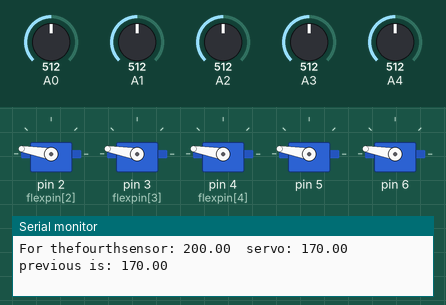
Recording of a sketch running on a simulated Arduino Uno, built with avr-gcc and run on an emulated ATmega328P. Parts: 5 × servo, the last lines printed to the serial monitor. The test bench sets the inputs (shaded band); at power-on: A0 = 512, A1 = 512, A2 = 512, A3 = 512, A4 = 512.

Above: at 1.2 s.
1.3 s: A0 set to 30
At 2.8 s:
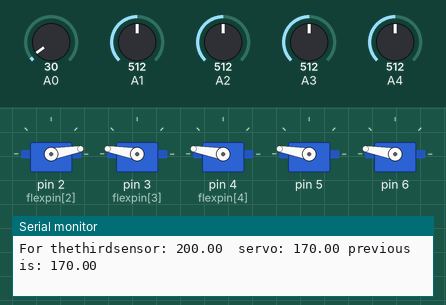
3.1 s: A1 set to 30
At 4.4 s:
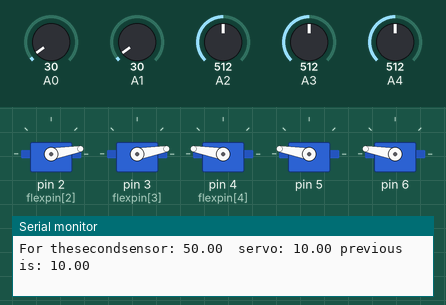
4.7 s: A2 set to 30
At 5.7 s:
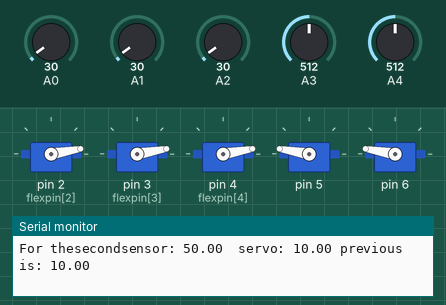
6.3 s: A3 set to 30
At 7.3 s:
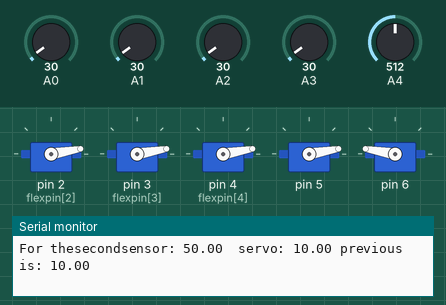
7.9 s: A4 set to 30
At 8.4 s:
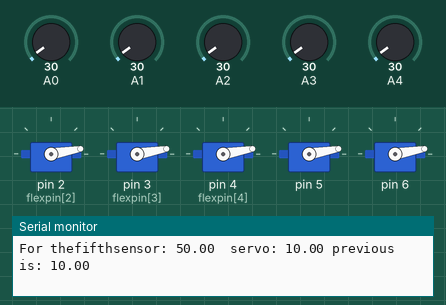
9.5 s: A0 set to 306
At 10.1 s:
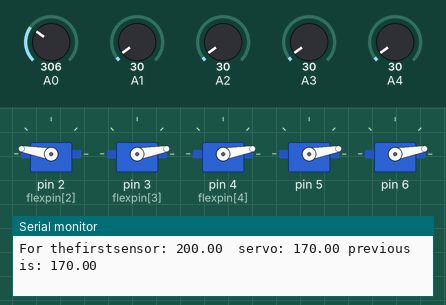
Timing chart, 0 to 12.1 s (numbered marks = the images above; inputs shaded):
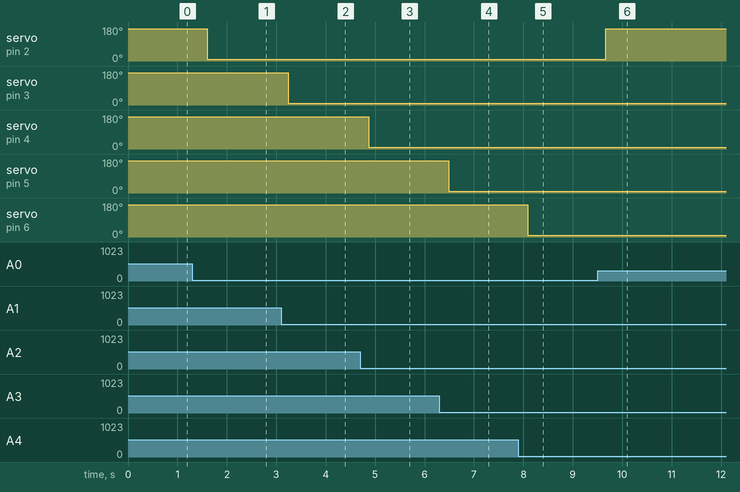

Measured:
- after the input at 1.3 s, servo on pin 2 (flexpin[2]): 170° → 10° after 0.30 s
- after the input at 3.1 s, servo on pin 3 (flexpin[3]): 170° → 10° after 0.15 s
- after the input at 4.7 s, servo on pin 4 (flexpin[4]): 170° → 10° after 0.18 s
- after the input at 6.3 s, servo on pin 5: 170° → 10° after 0.19 s
- after the input at 7.9 s, servo on pin 6: 170° → 10° after 0.18 s
- after the input at 9.5 s, servo on pin 2 (flexpin[2]): 10° → 170° after 0.16 s

The sketch:

FLEX.ino
```cpp
#include <Servo.h>

Servo servo[5];


const int flexpin[] = {0,1,2,3,4};

float previous[]= {0,0,0,0,0};
float servoposition[] = {90,90,90,90,90};
float flexposition[] = {0,0,0,0,0};
String ordinals[] = {"first","second","third","fourth","fifth"};
void setup()
{

  Serial.begin(9600);


  servo[0].attach(2);
  servo[1].attach(3);
  servo[2].attach(4);
  servo[3].attach(5);
  servo[4].attach(6);

}


void loop()
{

  //accepts analog input from the flex sensors
  for (int j = 0; j<5; j++){
    flexposition[j] = analogRead(flexpin[j]);
    flexposition[j] = constrain(flexposition[j],50, 200);


  }

  //maps flex sensor position to the the range of servo positions (doesn't actually write anything)
  for (int k = 0; k<5; k++){
    servoposition[k] = map(flexposition[k], 50, 200, 10, 170);
    servoposition[k]= constrain(servoposition[k], 10, 170);

  }


  //writes the servo position to the servo whenever it increases/decreases by more than 10 (or whatever value)
  for (int i = 0; i<5; i++){
    if (abs(servoposition[i]-previous[i])>10 ){
      servo[i].write(servoposition[i]);
      previous[i]=servoposition[i];
    }

  }

  //prints out stuff

  for (int m = 0; m<5; m++){
    Serial.print("For the");
    Serial.print(ordinals[m]);
    //Serial.print("first one, ");
    Serial.print("sensor: ");
    Serial.print(flexposition[m]);
    Serial.print("  servo: ");
    Serial.print(servoposition[m]);
    Serial.print(" previous is: ");
    Serial.println(previous[m]);
  }


  Serial.println();


  delay(10);
}
```
